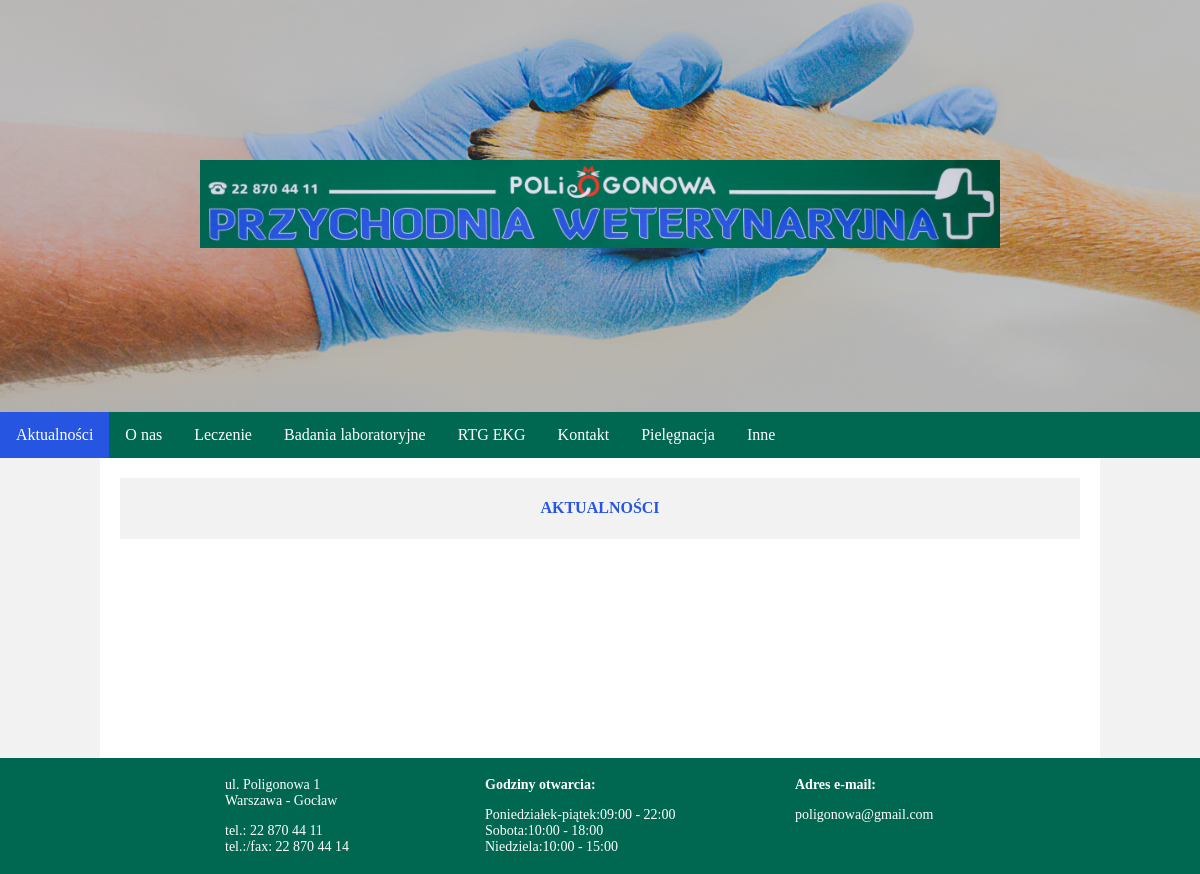
The app's page /, older data.
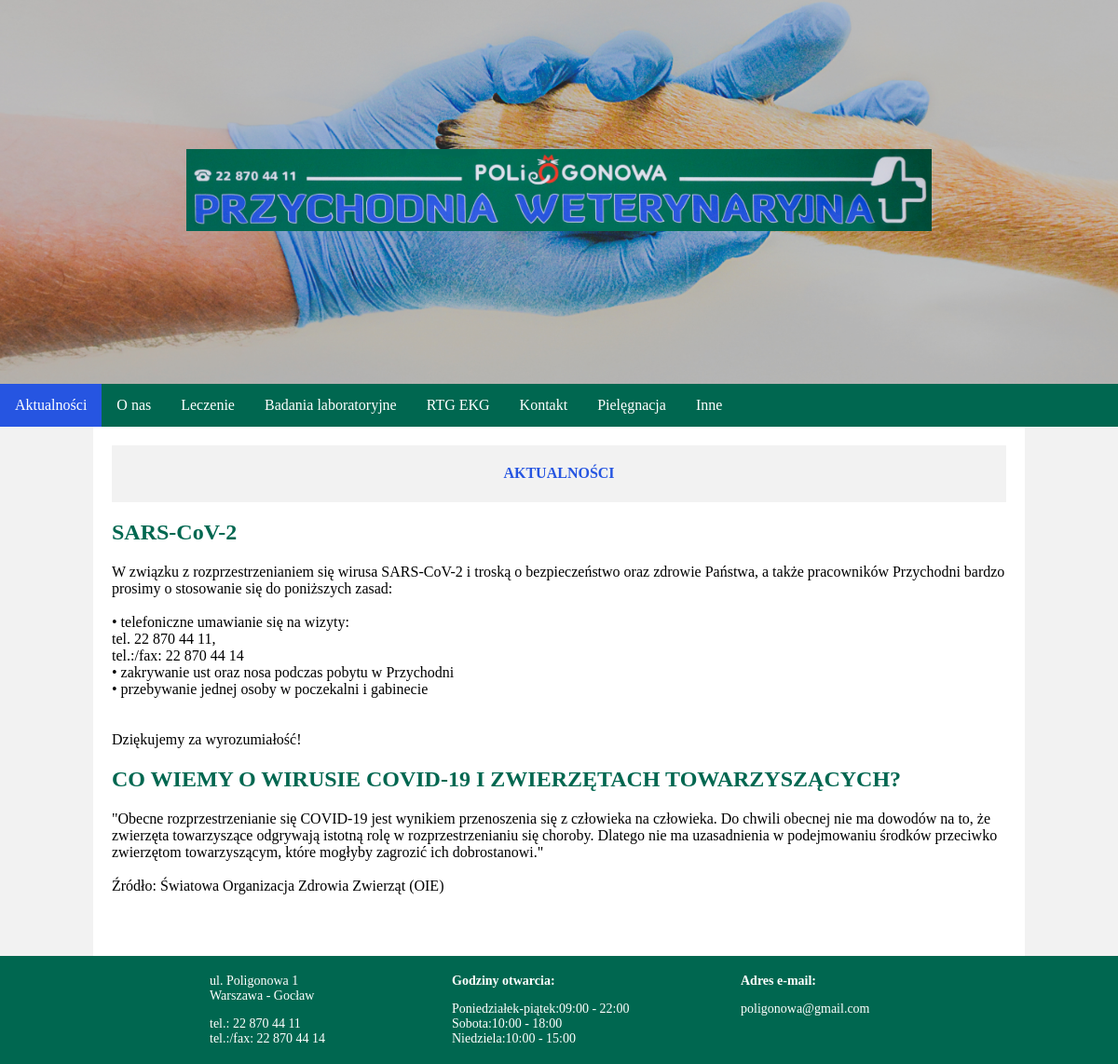
The same page, newer data.
### vet/models.py (models this page shows, shortened)
class News(models.Model):
    objects = None
    author = models.ForeignKey('auth.User', on_delete=models.CASCADE)
    title = models.CharField('Tytuł',max_length=200)
    text = models.TextField('Treść informacji')
    created_date = models.DateTimeField(
            default=timezone.now)
    published_date = models.DateTimeField(
            blank=True, null=True)

### vet/views.py (the view)
# urls.py: path('', views.news, name='news'),
def news(request):
    posts = News.objects.filter(published_date__lte=timezone.now()).order_by('published_date')
    return render(request, 'vet/news.html', {'posts': posts})

### vet/templates/vet/news.html (shortened to what this page needs)
{% extends 'vet/vet.html' %}
{% block content %}
<div class="title"><h4>AKTUALNOŚCI</h4></div>
    {% for post in posts %}
        <h2 style="color: #006750">
            {{ post.title }}
            </h2>
        <p style="font-size: 16px;">{{ post.text|linebreaksbr }}</p>
    {% endfor %}
{% endblock %}

### vet/templates/vet/vet.html (shortened to what this page needs)
<!DOCTYPE html>
{% load static %}
<html lang="en">
<head>
    <link rel="stylesheet" href="{% static 'css/vet.css' %}">
</head>
<body>
<div class="header">
    <a href="{% url 'news' %}">
        <img src="{% static 'css/logo-2.jpg' %}"  alt="baner" width=800px style="margin-top: 80px; margin-bottom:80px;">
    </a>
</div>
<div class="navbar">
  <a href="{% url 'news' %}" style="background-color: #2655e1">Aktualności</a>
  <a href="{% url 'onas' %}">O nas</a>
  <div class="dropdown">
    <button class="dropbtn">Leczenie
    </button>
  </div>
  <a href="{%url 'badania_lab'%}">Badania laboratoryjne</a>
  <a href="{%url 'rtg_ekg'%}">RTG EKG</a>
  <a href="{% url 'sendMessage' %}">Kontakt</a>
  <a href="{%url 'pielegnacja'%}">Pielęgnacja</a>
  <div class="dropdown">
      <button class="dropbtn">Inne
      </button>
  </div>
</div>
<div class="main">
    {% block content %}
    {% endblock %}
</div>
<div class="footer">
        <div>
            <p>ul. Poligonowa 1<br>Warszawa - Gocław</p>
            <p>tel.: 22 870 44 11<br>tel.:/fax: 22 870 44 14</p>
        </div>
        <div>
            <p><b>Godziny otwarcia:</b></p>
            <p>Poniedziałek-piątek:09:00 - 22:00<br>
               Sobota:10:00 - 18:00<br>
               Niedziela:10:00 - 15:00</p>
        </div>
        <div style="padding-left:60px;">
            <p><b>Adres e-mail:</b></p>
            <p>poligonowa@gmail.com</p>
        </div>
</div>
</body>
</html>

### vet/static/css/vet.css (style rules this page uses)
* { box-sizing: border-box; }
body { font-family: oxygen; margin: 0; background-color: #F2F2F2; }
.header { padding: 80px; text-align: center; background-image: url(lapka3.jpg); background-size: cover; background-repeat: no-repeat; background-position: center; }
.navbar { overflow: hidden; background-color: #006750; }
.navbar a { float: left; font-size: 16px; color: white; text-align: center; padding: 14px 16px; text-decoration: none; }
.dropdown { float: left; overflow: hidden; }
.dropdown .dropbtn { font-size: 16px; border: none; outline: none; color: white; padding: 14px 16px; background-color: inherit; font-family: inherit; margin: 0; }
.main { flex-wrap: wrap; max-width: 1000px; margin: auto; background: white; padding: 20px; padding-bottom:50px; min-height:300px; }
.title { background-color: #f2f2f2; color:#2655e1; min-height:2em; justify-content: center; display: flex; }
.footer { display: flex; justify-content: center; color: white; background-color: #006750; font-size: 14px; }
.footer > div { width: 250px; margin: 5px; text-align: left; padding-left:10px; }

Row changes from the older to the newer data that the page shows:
added News: title "SARS-CoV-2", text "W związku z rozprzestrzenianiem się wirusa SARS-CoV-2 i troską o bezpieczeństwo oraz zdrowie Państwa, a także pracowników Przychodni bardzo prosimy o stosowanie się do poniższych zasad: • telefoniczne umawianie się na wizyty: tel. 22 870 44 11, tel.:/fax: 22 870 44 14 • zakrywanie ust oraz nosa podczas pobytu w Przychodni • przebywanie jednej osoby w poczekalni i gabinecie Dziękujemy za wyrozumiałość!"
added News: title "CO WIEMY O WIRUSIE COVID-19 I ZWIERZĘTACH TOWARZYSZĄCYCH?", text "\"Obecne rozprzestrzenianie się COVID-19 jest wynikiem przenoszenia się z człowieka na człowieka. Do chwili obecnej nie ma dowodów na to, że zwierzęta towarzyszące odgrywają istotną rolę w rozprzestrzenianiu się choroby. Dlatego nie ma uzasadnienia w podejmowaniu środków przeciwko zwierzętom towarzyszącym, które mogłyby zagrozić ich dobrostanowi.\" Źródło: Światowa Organizacja Zdrowia Zwierząt (OIE)"
